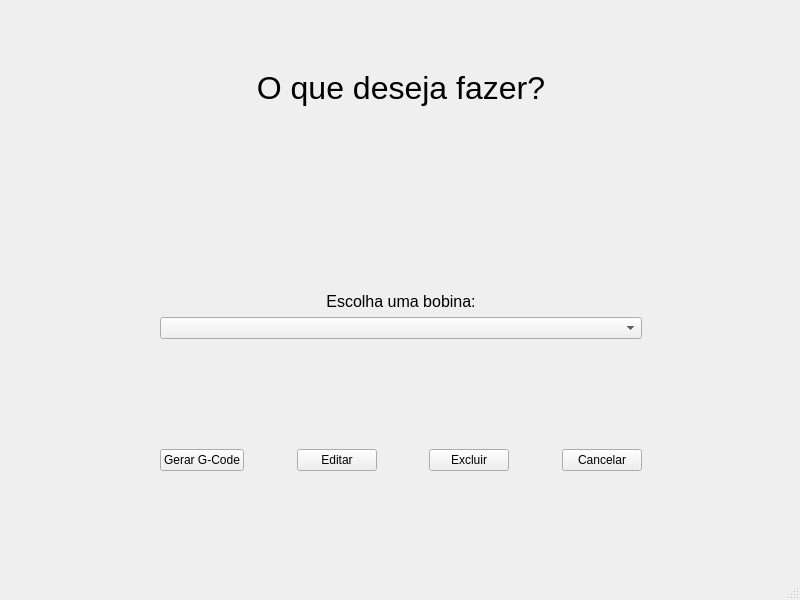
<?xml version="1.0" encoding="UTF-8"?>
<ui version="4.0">
 <class>SelectWindow</class>
 <widget class="QMainWindow" name="SelectWindow">
  <property name="geometry">
   <rect>
    <x>0</x>
    <y>0</y>
    <width>800</width>
    <height>600</height>
   </rect>
  </property>
  <property name="windowTitle">
   <string>MainWindow</string>
  </property>
  <widget class="QWidget" name="centralwidget">
   <widget class="QWidget" name="layoutWidget">
    <property name="geometry">
     <rect>
      <x>160</x>
      <y>70</y>
      <width>482</width>
      <height>401</height>
     </rect>
    </property>
    <layout class="QVBoxLayout" name="verticalLayout_3">
     <item>
      <widget class="QLabel" name="label_2">
       <property name="font">
        <font>
         <pointsize>24</pointsize>
        </font>
       </property>
       <property name="text">
        <string>O que deseja fazer?</string>
       </property>
       <property name="alignment">
        <set>Qt::AlignCenter</set>
       </property>
      </widget>
     </item>
     <item>
      <spacer name="verticalSpacer_2">
       <property name="orientation">
        <enum>Qt::Vertical</enum>
       </property>
       <property name="sizeHint" stdset="0">
        <size>
         <width>20</width>
         <height>40</height>
        </size>
       </property>
      </spacer>
     </item>
     <item>
      <layout class="QVBoxLayout" name="verticalLayout_2">
       <item>
        <layout class="QVBoxLayout" name="verticalLayout">
         <item>
          <widget class="QLabel" name="label">
           <property name="font">
            <font>
             <pointsize>12</pointsize>
            </font>
           </property>
           <property name="text">
            <string>Escolha uma bobina:</string>
           </property>
           <property name="alignment">
            <set>Qt::AlignCenter</set>
           </property>
          </widget>
         </item>
         <item>
          <widget class="QComboBox" name="comboBox"/>
         </item>
        </layout>
       </item>
       <item>
        <spacer name="verticalSpacer">
         <property name="orientation">
          <enum>Qt::Vertical</enum>
         </property>
         <property name="sizeHint" stdset="0">
          <size>
           <width>20</width>
           <height>40</height>
          </size>
         </property>
        </spacer>
       </item>
       <item>
        <layout class="QHBoxLayout" name="horizontalLayout">
         <item>
          <widget class="QPushButton" name="gcode_button">
           <property name="text">
            <string>Gerar G-Code</string>
           </property>
          </widget>
         </item>
         <item>
          <spacer name="horizontalSpacer_3">
           <property name="orientation">
            <enum>Qt::Horizontal</enum>
           </property>
           <property name="sizeHint" stdset="0">
            <size>
             <width>40</width>
             <height>20</height>
            </size>
           </property>
          </spacer>
         </item>
         <item>
          <widget class="QPushButton" name="edit_page">
           <property name="text">
            <string>Editar</string>
           </property>
          </widget>
         </item>
         <item>
          <spacer name="horizontalSpacer">
           <property name="orientation">
            <enum>Qt::Horizontal</enum>
           </property>
           <property name="sizeHint" stdset="0">
            <size>
             <width>40</width>
             <height>20</height>
            </size>
           </property>
          </spacer>
         </item>
         <item>
          <widget class="QPushButton" name="delete_Button">
           <property name="text">
            <string>Excluir</string>
           </property>
          </widget>
         </item>
         <item>
          <spacer name="horizontalSpacer_2">
           <property name="orientation">
            <enum>Qt::Horizontal</enum>
           </property>
           <property name="sizeHint" stdset="0">
            <size>
             <width>40</width>
             <height>20</height>
            </size>
           </property>
          </spacer>
         </item>
         <item>
          <widget class="QPushButton" name="cancel_button">
           <property name="text">
            <string>Cancelar</string>
           </property>
          </widget>
         </item>
        </layout>
       </item>
      </layout>
     </item>
    </layout>
   </widget>
  </widget>
  <widget class="QMenuBar" name="menubar">
   <property name="geometry">
    <rect>
     <x>0</x>
     <y>0</y>
     <width>800</width>
     <height>21</height>
    </rect>
   </property>
  </widget>
  <widget class="QStatusBar" name="statusbar"/>
 </widget>
 <resources/>
 <connections/>
</ui>
